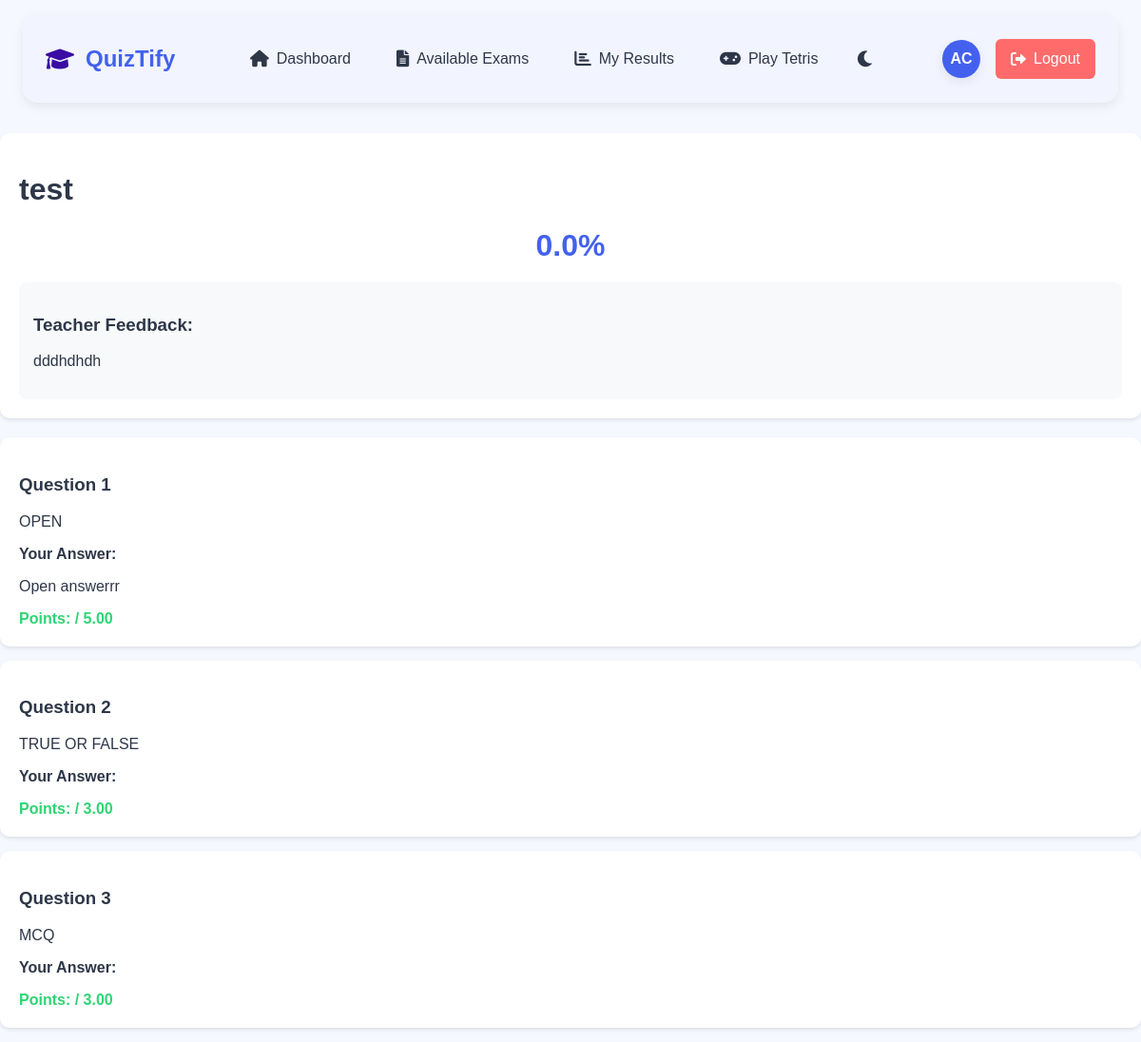
/student/view-grade.php?id=69 (signed in), run on the app's committed database.
### tables this page shows
CREATE TABLE `exam_attempts` (
  `id` int(11) NOT NULL,
  `exam_id` int(11) NOT NULL,
  `student_id` int(11) NOT NULL,
  `start_time` datetime NOT NULL,
  `end_time` datetime DEFAULT NULL,
  `is_completed` tinyint(1) DEFAULT 0,
  `score` decimal(5,2) DEFAULT NULL,
  `graded_by` int(11) DEFAULT NULL,
  `created_at` timestamp NOT NULL DEFAULT current_timestamp(),
  `published` tinyint(1) NOT NULL DEFAULT 0,
  `teacher_feedback` text DEFAULT NULL,
  `graded_at` timestamp NULL DEFAULT NULL,
  `violations` int(11) DEFAULT 0
);

CREATE TABLE `exams` (
  `id` int(11) NOT NULL,
  `title` varchar(255) NOT NULL,
  `description` text DEFAULT NULL,
  `is_published` tinyint(1) NOT NULL DEFAULT 0,
  `start_date` datetime NOT NULL,
  `end_date` datetime NOT NULL,
  `created_by` int(11) NOT NULL,
  `created_at` timestamp NOT NULL DEFAULT current_timestamp(),
  `total_points` enum('10','20','40','100') NOT NULL DEFAULT '10',
  `attempts_allowed` int(11) NOT NULL DEFAULT 1,
  `passing_score` int(11) NOT NULL DEFAULT 60,
  `has_timer` tinyint(1) DEFAULT 0,
  `duration_minutes` int(11) DEFAULT NULL
);

CREATE TABLE `student_answers` (
  `id` int(11) NOT NULL,
  `attempt_id` int(11) NOT NULL,
  `question_id` int(11) NOT NULL,
  `student_id` int(11) NOT NULL,
  `answer_type` enum('mcq','true_false','open','code') NOT NULL,
  `answer_text` text DEFAULT NULL,
  `selected_option_id` int(11) DEFAULT NULL,
  `is_correct` tinyint(1) DEFAULT NULL,
  `points_earned` decimal(5,2) DEFAULT NULL,
  `manual_grade` decimal(5,2) DEFAULT NULL,
  `teacher_comment` text DEFAULT NULL,
  `graded_by` int(11) DEFAULT NULL,
  `graded_at` timestamp NULL DEFAULT NULL,
  `created_at` timestamp NOT NULL DEFAULT current_timestamp(),
  `updated_at` timestamp NOT NULL DEFAULT current_timestamp() ON UPDATE current_timestamp()
);

CREATE TABLE `questions` (
  `id` int(11) NOT NULL,
  `exam_id` int(11) NOT NULL,
  `question_text` text NOT NULL,
  `question_type` enum('mcq','open','true_false') NOT NULL,
  `points` decimal(5,2) NOT NULL DEFAULT 1.00,
  `order_num` int(11) NOT NULL DEFAULT 1,
  `question_order` int(11) DEFAULT 0,
  `correct_answer` varchar(255) DEFAULT NULL,
  `question_image` varchar(255) DEFAULT NULL,
  `code_language` varchar(50) DEFAULT NULL
);

### student/view-grade.php (the view, shortened to what this page needs)
<?php
$attemptId = isset($_GET['id']) ? (int)$_GET['id'] : 0;
$conn = getDBConnection();
$stmt = $conn->prepare("
    SELECT
        ea.*,
        e.title as exam_title,
        e.description as exam_description
    FROM exam_attempts ea
    JOIN exams e ON ea.exam_id = e.id
    WHERE ea.id = ? AND ea.student_id = ? AND ea.published = 1
");
$stmt->execute([$attemptId, $_SESSION['user_id']]);
$attempt = $stmt->fetch(PDO::FETCH_ASSOC);
$stmt = $conn->prepare("
    SELECT
        q.*,
        sa.answer_text,
        sa.selected_option_id,
        sa.points_earned,
        sa.teacher_comment,
        mo.option_text as selected_option_text
    FROM questions q
    LEFT JOIN student_answers sa ON q.id = sa.question_id AND sa.attempt_id = ?
    LEFT JOIN mcq_options mo ON sa.selected_option_id = mo.id
    WHERE q.exam_id = ?
    ORDER BY q.order_num
");
$stmt->execute([$attemptId, $attempt['exam_id']]);
$questions = $stmt->fetchAll(PDO::FETCH_ASSOC);
?>
<!DOCTYPE html>
<html lang="en">
<head>
    <link href='https://unpkg.com/boxicons@2.1.4/css/boxicons.min.css' rel='stylesheet'>
</head>
<body>
    <div class="container">
        <?php include '../includes/student-nav.php'; ?>
        <div class="grade-summary">
            <h1><?php echo htmlspecialchars($attempt['exam_title']); ?></h1>
            <div class="final-score">
                <?php echo number_format($attempt['score'], 1); ?>%
            </div>
            <?php if ($attempt['teacher_feedback']): ?>
                <div class="teacher-feedback">
                    <h3>Teacher Feedback:</h3>
                    <p><?php echo nl2br(htmlspecialchars($attempt['teacher_feedback'])); ?></p>
                </div>
            <?php endif; ?>
        </div>
        <div class="questions-list">
            <?php foreach ($questions as $index => $question): ?>
                <div class="question-item">
                    <h3>Question <?php echo $index + 1; ?></h3>
                    <p><?php echo htmlspecialchars($question['question_text']); ?></p>
                    <div class="answer">
                        <strong>Your Answer:</strong>
                        <?php if ($question['question_type'] === 'mcq'): ?>
                            <p><?php echo htmlspecialchars($question['selected_option_text']); ?></p>
                        <?php else: ?>
                            <p><?php echo nl2br(htmlspecialchars($question['answer_text'])); ?></p>
                        <?php endif; ?>
                    </div>
                    <div class="points-earned">
                        Points: <?php echo $question['points_earned']; ?> / <?php echo $question['points']; ?>
                    </div>
                </div>
            <?php endforeach; ?>
        </div>
    </div>
</body>
</html>

### student/view-grade.php (style rules this page uses)
.grade-summary { background: white; padding: 20px; border-radius: 10px; margin-bottom: 20px; box-shadow: 0 2px 4px rgba(0,0,0,0.1); }
.final-score { font-size: 2em; font-weight: bold; color: var(--primary-color); text-align: center; margin: 20px 0; }
.teacher-feedback { background: #f8f9fa; padding: 15px; border-radius: 8px; margin-top: 15px; }
.question-item { background: white; padding: 20px; border-radius: 10px; margin-bottom: 15px; box-shadow: 0 2px 4px rgba(0,0,0,0.1); }
.points-earned { color: var(--success-color); font-weight: bold; margin-top: 10px; }

### includes/student-nav.php (style rules this page uses)
:root { --primary-color: #4361ee; --secondary-color: #3a0ca3; --success-color: #2ed573; --danger-color: #ff6b6b; --warning-color: #ffd32a; --light-color: #f2f5ff; --dark-color: #1e1e2c; --background-color: #f6f8ff; --text-color: #2d3748; --spacing-xs: 8px; --spacing-sm: 12px; --spacing-md: 16px; --spacing-lg: 24px; --spacing-xl: 32px; --border-radius-sm: 6px; --border-radius-md: 10px; --border-radius-lg: 15px; --box-shadow: 0 4px 12px rgba(0, 0, 0, 0.08); --box-shadow-hover: 0 6px 16px rgba(0, 0, 0, 0.12); }
body { margin: 0; padding: 0; font-family: 'Poppins', sans-serif; background-color: var(--background-color); color: var(--text-color); transition: all 0.3s ease; }

### data on the page
exam_attempts: exam.title "test", score "0.0", teacher_feedback "dddhdhdh"
student_answers: question.question_text "OPEN", answer_text "Open answerrr", question.points "5.00"
questions: question_text "TRUE OR FALSE", points "3.00"
questions: question_text "MCQ", points "3.00"

### other printed values
$userInitials "AC"
